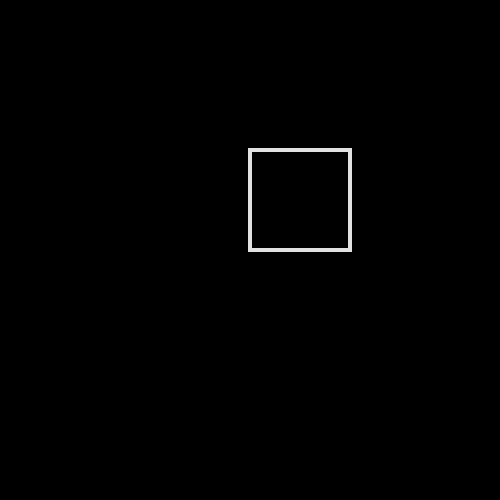
Frame 1 (no input)
Frame 60 (no input): identical to frame 1, image omitted
Frame 120 (the mouse pressed at the canvas centre since frame 60): identical to frame 1, image omitted

The p5.js sketch that drew this single still picture (run headless with seeded random() and noise() and a simulated clock; from frame 60 on, the mouse is pressed at the canvas centre):

// p5.js sketch
// ── sketch.js
/*
boolean variables global
by Daniel Wen
May 15 2017
*/

var on = false; //a boolean variable on set at first to false;
function setup() {
  createCanvas(500,500);//creates a 500x500 canvas
}

function draw() {
  
  
  if(on) //if on is true
  {
    background(0,255,0);//change the background to green
  }
  else //otherwise or if on isnt true
  {
    background(0);//change background to black
  }
  
  stroke(225); //stroke is white
  strokeWeight(4); //stroke size is 4
  noFill(); //rect does not have a fill
  
  if(mouseX > 250 && mouseX < 350 && mouseY > 150 && mouseY < 250){//if mouse cursor is inside the rect
    fill(225,0,200); //fill the rectangle with a shade of red and blue
  }
  
  rectMode(CENTER); //makes the rectmode center instead of starting edge
  rect(300,200,100,100); //draws a rect
}

function mousePressed(){ //when the mouse is clicked
  if(mouseX > 250 && mouseX < 350 && mouseY > 150 && mouseY < 250){//if mouse cursor is inside the rect
    on = !on; //switch the on boolean to the opposite of its current value
  }
}
